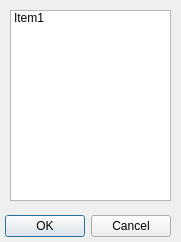
<?xml version="1.0" encoding="UTF-8"?>
<ui version="4.0">
 <class>Dialog</class>
 <widget class="QDialog" name="Dialog">
  <property name="windowModality">
   <enum>Qt::ApplicationModal</enum>
  </property>
  <property name="geometry">
   <rect>
    <x>0</x>
    <y>0</y>
    <width>181</width>
    <height>242</height>
   </rect>
  </property>
  <property name="focusPolicy">
   <enum>Qt::StrongFocus</enum>
  </property>
  <property name="windowTitle">
   <string>Dialog</string>
  </property>
  <property name="modal">
   <bool>true</bool>
  </property>
  <widget class="QDialogButtonBox" name="buttonBox">
   <property name="geometry">
    <rect>
     <x>-170</x>
     <y>210</y>
     <width>341</width>
     <height>32</height>
    </rect>
   </property>
   <property name="orientation">
    <enum>Qt::Horizontal</enum>
   </property>
   <property name="standardButtons">
    <set>QDialogButtonBox::Cancel|QDialogButtonBox::Ok</set>
   </property>
  </widget>
  <widget class="QListWidget" name="listWidget">
   <property name="geometry">
    <rect>
     <x>10</x>
     <y>10</y>
     <width>161</width>
     <height>191</height>
    </rect>
   </property>
   <property name="focusPolicy">
    <enum>Qt::StrongFocus</enum>
   </property>
   <property name="isWrapping" stdset="0">
    <bool>true</bool>
   </property>
   <item>
    <property name="text">
     <string>Item1</string>
    </property>
    <property name="checkState">
     <enum>Unchecked</enum>
    </property>
   </item>
  </widget>
 </widget>
 <resources/>
 <connections>
  <connection>
   <sender>buttonBox</sender>
   <signal>accepted()</signal>
   <receiver>Dialog</receiver>
   <slot>accept()</slot>
   <hints>
    <hint type="sourcelabel">
     <x>248</x>
     <y>254</y>
    </hint>
    <hint type="destinationlabel">
     <x>157</x>
     <y>274</y>
    </hint>
   </hints>
  </connection>
  <connection>
   <sender>buttonBox</sender>
   <signal>rejected()</signal>
   <receiver>Dialog</receiver>
   <slot>reject()</slot>
   <hints>
    <hint type="sourcelabel">
     <x>316</x>
     <y>260</y>
    </hint>
    <hint type="destinationlabel">
     <x>286</x>
     <y>274</y>
    </hint>
   </hints>
  </connection>
 </connections>
</ui>
